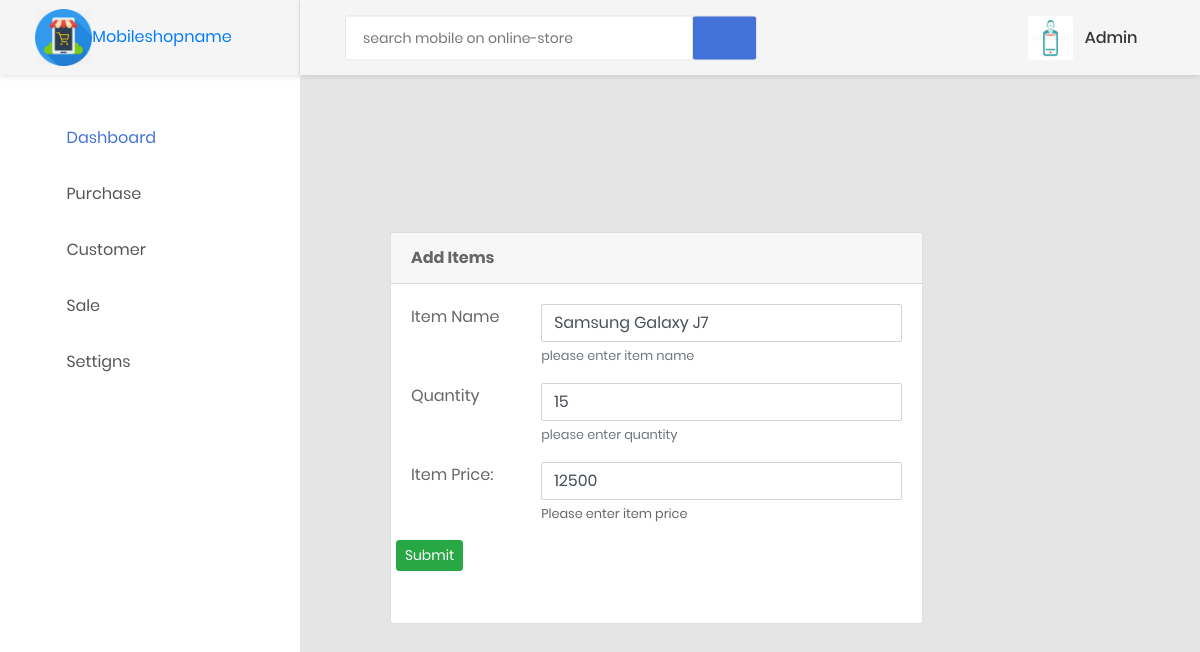
/4/update (signed in), run on an earlier commit of the app's database.
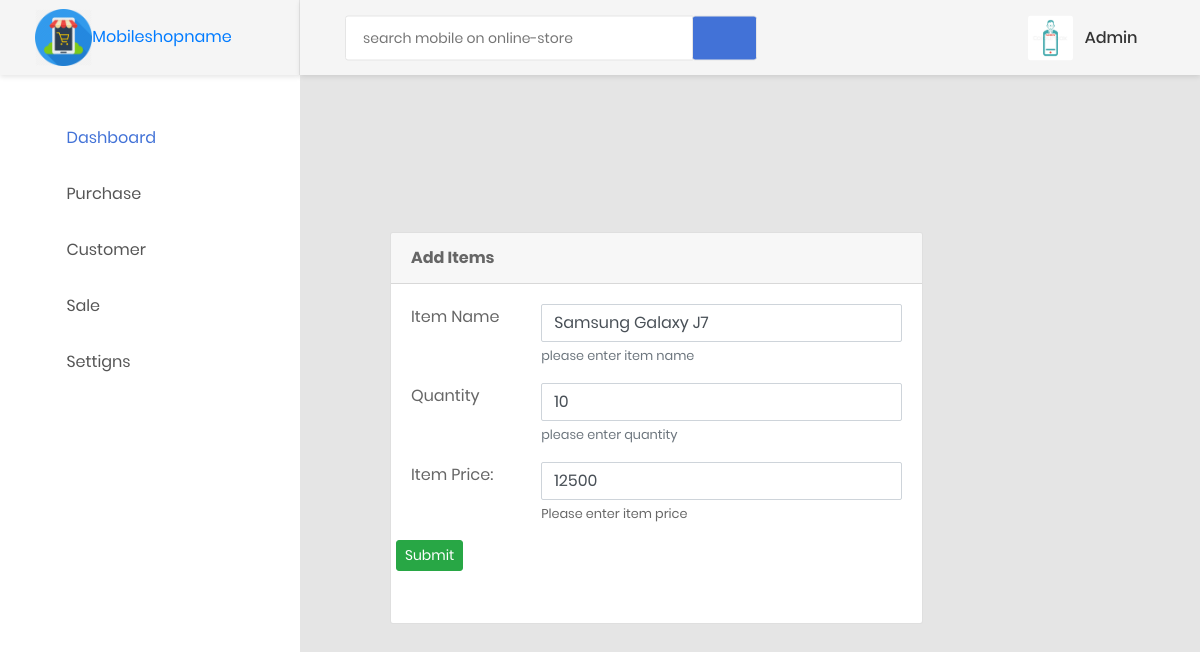
And on a later commit of the database.
### models/create_models.py (models this page shows, shortened)
class Items(db.Model):
    __tablename__='items'
    i_id = db.Column(db.Integer, primary_key=True)
    item_name = db.Column(db.String(255), nullable=False)
    item_quantity = db.Column(db.String(255), nullable=False)
    item_price = db.Column(db.String(255), nullable=False)
    barcode = db.Column(db.LargeBinary)
    purchase_date = db.Column(db.DateTime, nullable=False, default=datetime.utcnow)
    modified_date = db.Column(db.DateTime, nullable=False, default=datetime.utcnow, onupdate=datetime.utcnow)
    sales = db.relationship("SalesItems", backref="items", lazy='dynamic')
    __table_args__ = (CheckConstraint(item_quantity > -1), {})

### items/items.py (the view, shortened to what this page needs)
@item.route('/<int:id>/update', methods=('GET', 'POST'))
def updateitem(id):
    error = None
    item = Items.query.filter_by(i_id=int(id)).first()
    return render_template('static priya mobile/items/updateitem.html', item=item)

### customers/customers.py (called while the page is built)
@customer.before_app_request
def load_logged_in_user():
    user_id = session.get('user_id')
    if user_id is None:
        g.user = None
    else:
        g.user = User.query.filter_by(id=user_id).first()

### users/adduser.py (called while the page is built)
@auth.before_app_request
def load_logged_in_user():
    user_id = session.get('user_id')
    if user_id is None:
        g.user = None
    else:
        g.user = User.query.filter_by(id=user_id).first()

### templates/static priya mobile/items/updateitem.html
{% extends 'static priya mobile/base1.html' %}
{% block content %}
{% if g.user %}
             <div class="main-content">
                    <div class="section__content section__content--p30">
                    <div class="container-fluid">
                        <div class="row">
                            <div class="col-lg-9">
                                <div class="card">
                                    <div class="card-header">
                                        <strong>Add Items</strong>
                                    </div>
                                    <div class="card-body card-block">
                                        <form action="" method="post" enctype="multipart/form-data" class="form-horizontal">
                                            <div class="row form-group">
                                                <div class="col col-md-3">
                                                    <label for="iname" class=" form-control-label">Item Name</label>
                                                </div>
                                                <div class="col-12 col-md-9">
                                                    <input type="text" id="iname" name="iname" value="{{ request.form['item_name'] or item['item_name']}}" class="form-control" required>
                                                    <small class="form-text text-muted">please enter item name</small>
                                                </div>
                                            </div>
                                            <div class="row form-group">
                                                <div class="col col-md-3">
                                                    <label for="quantity" class=" form-control-label">Quantity</label>
                                                </div>
                                                <div class="col-12 col-md-9">
                                                    <input type="text" id="quantity" name="quantity" value="{{ request.form['item_quantity'] or item['item_quantity']}}" class="form-control" required>
                                                    <small class="form-text text-muted">please enter quantity </small>
                                                </div>
                                            </div>
                                            <div class="row form-group">
                                                <div class="col col-md-3">
                                                    <label for="price" class=" form-control-label">Item Price:</label>
                                                </div>
                                                <div class="col-12 col-md-9">
                                                    <input type="text" id="price" name="price" value="{{ request.form['item_price'] or item['item_price']}}" class="form-control" required>
                                                    <small class="help-block form-text">Please enter item price</small>
                                                </div>
                                            </div>
                                            <div class="row form-group">
                                            <div class="form-actions form-group">
                                                <button type="submit" class="btn btn-success btn-sm">Submit</button>
                                            </div>
                                            </div>
                                        </form>
                                    </div>
                                </div>
                            </div>
                        </div>
                    </div>
            </div>
{% endif %}
                 {% endblock %}

What changed in the data, as far as the page shows it:
changed Items "Samsung Galaxy J7": quantity "15" → "10"
